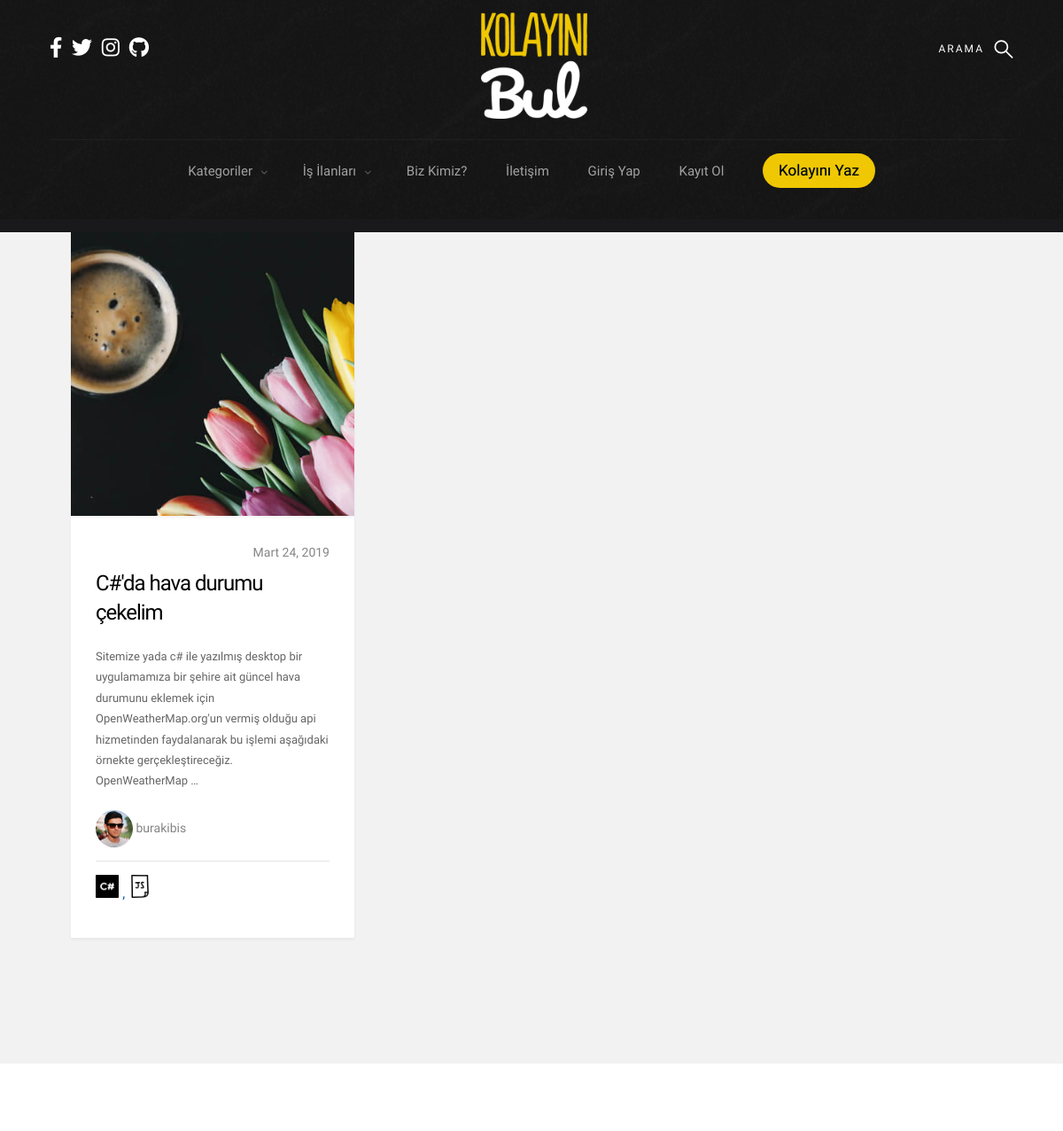
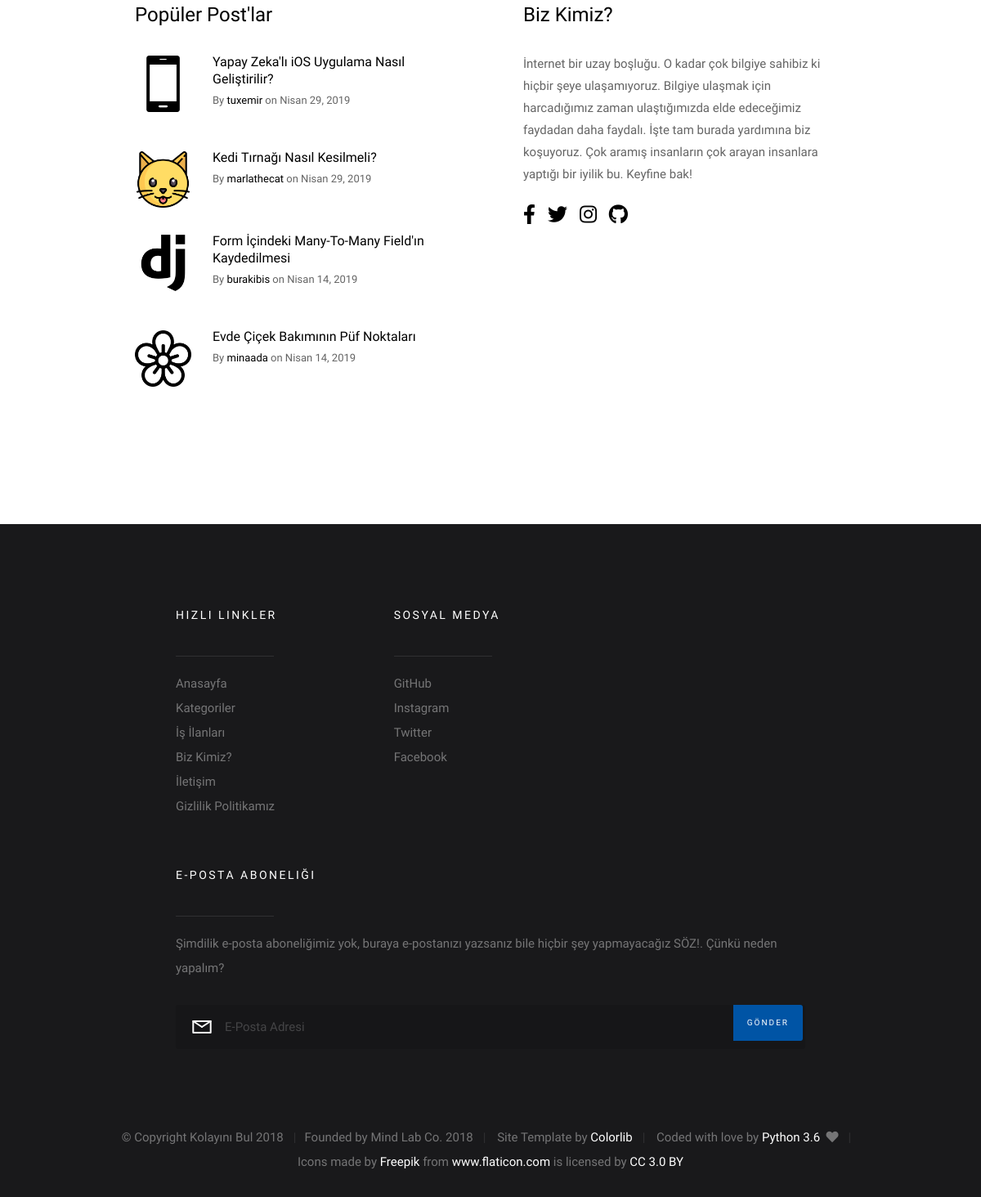
The page /categories/subcategories/c on the database its author committed (2 pictures, top to bottom).
### blog/models.py (models this page shows, shortened)
class Post(models.Model):
    author = models.ForeignKey("auth.User", on_delete=models.CASCADE, verbose_name="Yazar")
    category = models.ForeignKey("Category", on_delete=models.CASCADE, verbose_name="Kategori Adı")
    sub_category = models.ForeignKey("SubCategory", on_delete=models.CASCADE, verbose_name="Alt Kategori Adı",
                                     related_name="sub_category")
    title = models.CharField(max_length=50, verbose_name="Post Başlığı")
    slug = models.SlugField(max_length=55, blank=True, null=True)
    description = RichTextField(max_length=100000, null=False, verbose_name="Açıklama")
    image = models.ImageField(upload_to='post_images/', null=True, blank=True,
                              default='')
    created_date = models.DateTimeField(auto_now_add=True, verbose_name="Created Date")
    updated_date = models.DateTimeField(blank=True, null=True, verbose_name="Updated Date")
    verified_date = models.DateTimeField(auto_now_add=True, verbose_name="Verified Date")
    sources = models.CharField(max_length=250, verbose_name="Kaynak", blank=True, null=True)
    STATUS_DRAFT = 1
    STATUS_PUBLISHED = 2
    STATUS_ARCHIVED = 3
    STATUS_DEACTIVATED = 4
    STATUS_WAITING_APPROVAL = 5
    STATUSES = (
        (STATUS_DRAFT, 'Taslak'),
        (STATUS_PUBLISHED, 'Yayında'),
        (STATUS_ARCHIVED, 'Arşivlendi'),
        (STATUS_DEACTIVATED, 'Kaldırıldı'),
        (STATUS_WAITING_APPROVAL, "Onay Bekliyor")
    )
    active_post = models.SmallIntegerField(choices=STATUSES, default=5)
    LOCATION_BIG = 1
    LOCATION_SMALL1 = 2
    LOCATION_SMALL2 = 3
    LOCATION_OTHER = 4
    LOCATION = (
        (LOCATION_BIG, 'Big Box'),
        (LOCATION_SMALL1, 'First Small Box'),
        (LOCATION_SMALL2, 'Second Small Box'),
        (LOCATION_OTHER, 'Other'),
    )
    page_header_content = models.SmallIntegerField(choices=LOCATION, default=4)
    tag = models.ManyToManyField(SubCategory, default=sub_category)
    class Meta:
        ordering = ['-created_date']

class SubCategory(models.Model):
    category_name = models.ForeignKey(Category, on_delete=models.CASCADE, null=True, related_name='subcategories')
    sub_category_name = models.CharField(max_length=50, verbose_name="Alt-Category Adı")
    slug = models.SlugField(max_length=55, blank=True, null=True)
    sub_category_image = models.FileField(upload_to='sub_category_images/', null=True, blank=True)
    def __str__(self):
        return "{sub_category_name}".format(sub_category_name=self.sub_category_name)

### user/models.py (models this page shows, shortened)
class Profile(models.Model):
    user = models.OneToOneField(User, on_delete=models.CASCADE)
    slug = models.SlugField(max_length=55, blank=True, null=True)
    first_name = models.CharField(_('first name'), max_length=30, null=True, blank=True)
    last_name = models.CharField(_('last name'), max_length=30, null=True, blank=True)
    bio = models.TextField(max_length=500, blank=True, verbose_name="Biyografi")
    school = models.CharField(max_length=30, blank=True, verbose_name="Okul")
    education = models.CharField(max_length=30, blank=True, verbose_name="Bölüm")
    city = models.CharField(max_length=30, blank=True, verbose_name="Şehir")
    birth_date = models.DateField(null=True, blank=True, verbose_name="Doğum Tarihi")
    avatar = models.ImageField(upload_to='avatars/', default='avatars/defaultuser.jpg', verbose_name="Profil Fotoğrafı")
    job = models.CharField(max_length=30, blank=True, verbose_name="Meslek")
    skills = models.ManyToManyField(SubCategory, verbose_name="Yetenekler")
    post = models.ManyToManyField(Post, blank=True)
    followers = models.ManyToManyField(User, blank=True, verbose_name="Followers", related_name="Followers")
    following = models.ManyToManyField(User, blank=True, verbose_name="Following", related_name="Following")
    github_profile = models.URLField(verbose_name="Github Profile", null=True, blank=True)
    twitter_profile = models.URLField(verbose_name="Twitter Profile", null=True, blank=True)
    stack_overflow_profile = models.URLField(verbose_name="Stack Overflow Profile", null=True, blank=True)
    facebook_profile = models.URLField(verbose_name="Facebook Profile", null=True, blank=True)
    instagram_profile = models.URLField(verbose_name="Instagram Profile", null=True, blank=True)
    linkedin_profile = models.URLField(verbose_name="Linkedin Profile", null=True, blank=True)
    skype_profile = models.URLField(verbose_name="Skype Profile", null=True, blank=True)
    spotify_profile = models.URLField(verbose_name="Spotify Profile", null=True, blank=True)

### blog/views.py (the view)
# urls.py: path('subcategories/<slug:slug>', views.sub_categories, name="subcategories"),
def sub_categories(request, slug):
    subcategory_list = Post.objects.filter(active_post="2").filter(sub_category__slug=slug)
    context = {
        "subcategory_list": subcategory_list,
    }
    return render(request, "category_pages/subcategories_detail.html", context)

### base_pages/views.py (called while the page is built)
def categories(request):
    categories = Category.objects.all()
    context = {
        "categories": categories,
    }
    return context

def footerpost(request):
    footer_post = Post.objects.filter(active_post="2").order_by('-created_date')
    context = {
        "footer_post": footer_post,
    }
    return context

def big_box(request):
    try:
        big_box = Post.objects.get(page_header_content=1)
    except Post.DoesNotExist:
        big_box = None
    context = {
        "big_box": big_box,
    }
    return context

def second_box(request):
    try:
        second_box = Post.objects.get(page_header_content=2)
    except Post.DoesNotExist:
        second_box = None
    context = {
        "second_box": second_box,
    }
    return context

def third_box(request):
    try:
        third_box = Post.objects.get(page_header_content=3)
    except Post.DoesNotExist:
        third_box = None
    context = {
        "third_box": third_box,
    }
    return context

### blog/templatetags/my_filters.py (called while the page is built)
@register.filter()
def upfirstletter(value):
    first = value[0] if len(value) > 0 else ''
    remaining = value[1:] if len(value) > 1 else ''
    return first.upper() + remaining

### templates/category_pages/subcategories_detail.html (shortened to what this page needs)
{% extends "base/layout.html" %}
{% load static %}
{% block body %}
    <section class="s-content">
        <div class="row masonry-wrap">
            <div class="masonry">
                {% if subcategory_list %}
                    {% for post in subcategory_list %}
                        <article class="masonry__brick entry format-standard" data-aos="fade-up">
                            <div class="entry__thumb">
                                <a href="{% url 'posts:detail' slug=post.slug %}" class="entry__thumb-link">
                                    <img src="images/thumbs/masonry/tulips-400.jpg"
                                         srcset="images/thumbs/masonry/tulips-400.jpg 1x, images/thumbs/masonry/tulips-800.jpg 2x"
                                         alt="">
                                </a>
                            </div>
                            <div class="entry__text">
                                <div class="entry__header">
                                    <div class="entry__date" style="text-align: right">
                                        <a href="{% url 'posts:detail' slug=post.slug %}">{{ post.created_date|date:"F d, Y" }}</a>
                                    </div>
                                    <h1 class="entry__title"><a
                                            href="{% url 'posts:detail' slug=post.slug %}">{{ post.title }}</a>
                                    </h1>
                                </div>
                                <div class="entry__excerpt">
                                    <p>
                                        {{ post.description|striptags|truncatewords:28|safe }}
                                    </p>
                                </div>
                                <div class="entry__content">
                                    <a href="{% url 'user:profile' slug=post.author %}" class="entry__profile-pic">
                                        <img class="avatar" src="{{ post.author.profile.avatar.url }}" alt="">
                                    </a>
                                    <div class="entry__date">
                                        <a href="{% url 'user:profile' slug=post.author %}">&nbsp{{ post.author }}</a>
                                    </div>
                                    <hr>
                                    <div class="entry__meta">
                            <span class="entry__meta-links">
                                {% for tag in post.tag.all|slice:":3" %}
                                    <a href="{% url 'categories:categories' slug=tag.slug %}">
                                   <img src="{{ tag.sub_category_image.url }}" alt="" title="{{ tag }}"
                                         style="width: 10%">
                                </a>
                                {% endfor %}
                            </span>
                                    </div>
                                </div>
                            </div>
                        </article>
                    {% endfor %}
                {% else %}
                    </div>
                    <h3 class="text-center">Bu kategoride herhangi bir post bulunmuyor..
                        <a href="{% url 'posts:add_post' %}">Hemen oluşturun :)</a>
                    </h3>
                {% endif %}
        </div>
    </section>
{% endblock body %}

### templates/base/components/s-extra-footer-top.html
{% load static %}
{% load my_filters %}
<section class="s-extra">
    <div class="row top">
        <div class="col-eight md-six tab-full popular">
            <h3>Popüler Post'lar</h3>
            <div class="block-1-2 block-m-full popular__posts">
                {% for post in footer_post|slice:":6" %}
                    <article class="col-block popular__post">
                        <a href="#0" class="popular__thumb">
                            <img src="{{ post.sub_category.sub_category_image.url }}" alt="">
                        </a>
                        <h5><a href="{% url 'posts:detail' slug=post.slug %}">{{ post.title|safe|upfirstletter }}</a></h5>
                        <section class="popular__meta">
                            <span class="popular__author"><span>By</span> <a href="{% url 'user:profile' slug=post.author %}">{{ post.author }}</a></span>
                            <span class="popular__date"><span>on</span> <time
                                    datetime="2017-12-19">{{ post.created_date|date:"F d, Y" }}</time></span>
                        </section>
                    </article>
                {% endfor %}
            </div>
        </div>
        <div class="col-four md-six tab-full about">
            <h3>Biz Kimiz?</h3>
            <p>
                İnternet bir uzay boşluğu. O kadar çok bilgiye sahibiz ki hiçbir şeye ulaşamıyoruz. Bilgiye ulaşmak için
                harcadığımız zaman ulaştığımızda elde edeceğimiz faydadan daha faydalı. İşte tam burada
                yardımına biz koşuyoruz. Çok aramış insanların çok arayan insanlara yaptığı bir iyilik bu. Keyfine bak!
            </p>
            <ul class="about__social">
                <li>
                    <a href="https://www.facebook.com/kolayinibul/" target="_blank"><i class="fab fa-facebook-f"></i></a>
                </li>
                <li>
                    <a href="https://twitter.com/kolayinibul" target="_blank"><i class="fab fa-twitter"></i></a>
                </li>
                <li>
                    <a href="https://www.instagram.com/kolayinibul" target="_blank"><i class="fab fa-instagram"></i></a>
                </li>
                <li>
                    <a href="https://github.com/mindlabcore" target="_blank"><i class="fab fa-github"></i></a>
                </li>
            </ul>
        </div>
    </div>
</section>

### static/css/base.css (style rules this page uses)
body { margin: 0; }
article, aside, footer, header, nav, section { display: block; }
h1 { font-size: 2em; margin: 0.67em 0; }
hr { box-sizing: content-box; height: 0; overflow: visible; }
img { border-style: none; }
*, *::before, *::after { box-sizing: inherit; }
body { font-weight: normal; line-height: 1; word-wrap: break-word; text-rendering: optimizeLegibility; -webkit-overflow-scrolling: touch; -webkit-text-size-adjust: none; }
body, input, button { -moz-osx-font-smoothing: grayscale; -webkit-font-smoothing: antialiased; }
img, video { max-width: 100%; height: auto; }
div, dl, dt, dd, ul, ol, li, h1, h2, h3, h4, h5, h6, pre, form, p, blockquote, th, td { margin: 0; padding: 0; }
h1, h2, h3, h4, h5, h6 { -webkit-font-smoothing: auto; -webkit-font-smoothing: antialiased; -webkit-font-variant-ligatures: common-ligatures; -moz-font-variant-ligatures: common-ligatures; font-variant-ligatures: common-ligatures; text-rendering: optimizeLegibility; }
em, i { font-style: italic; line-height: inherit; }
ol, ul { list-style: none; }
li { display: block; }
a img { border: none; }
.row { width: 94%; max-width: 1200px; margin: 0 auto; }
.row:after { content: ""; display: table; clear: both; }
[class*="col-"] { float: left; padding: 0 20px; }
.col-four, .col-1-3 { width: 33.33333%; }
.col-eight, .col-2-3 { width: 66.66667%; }
@media only screen and (max-width: 1200px) { [class*="col-"] { padding: 0 15px; } }
@media only screen and (max-width: 1200px) { .md-six, .md-1-2 { width: 50%; } }
[class*="block-"]:after { content: ""; display: table; clear: both; }
.block-1-2 .col-block { width: 50%; }
.block-1-6 .col-block:nth-child(6n + 1), .block-1-5 .col-block:nth-child(5n + 1), .block-1-4 .col-block:nth-child(4n + 1), .block-1-3 .col-block:nth-child(3n + 1), .block-1-2 .col-block:nth-child(2n + 1) { clear: both; }
@media only screen and (max-width: 1200px) { .block-m-full .col-block { width: 100%; clear: both; } }
@media only screen and (max-width: 1200px) { [class*="block-m-"] .col-block:nth-child(n) { clear: none; } }

### rows shown on the page
Post: created_date "Mart 24, 2019", title "C#'da hava durumu çekelim", description "Sitemize yada c# ile yazılmış desktop bir uygulamamıza bir şehire ait güncel hava durumunu eklemek için OpenWeatherMap.org'un vermiş olduğu api hizmetinden faydalanarak bu işlemi aşağıdaki örnekte gerçekleştireceğiz. OpenWeatherMap …", author.profile.avatar (picture), author "burakibis"
SubCategory: sub_category_image (picture)
SubCategory: sub_category_image (picture)
Post: sub_category.sub_category_image (picture), title|upfirstletter "Yapay Zeka'lı iOS Uygulama Nasıl Geliştirilir?", author "tuxemir", created_date "Nisan 29, 2019"
Post: sub_category.sub_category_image (picture), title|upfirstletter "Kedi Tırnağı Nasıl Kesilmeli?", author "marlathecat", created_date "Nisan 29, 2019"
Post: sub_category.sub_category_image (picture), title|upfirstletter "Form İçindeki Many-To-Many Field'ın Kaydedilmesi", author "burakibis", created_date "Nisan 14, 2019"
Post: sub_category.sub_category_image (picture), title|upfirstletter "Evde Çiçek Bakımının Püf Noktaları", author "minaada", created_date "Nisan 14, 2019"
